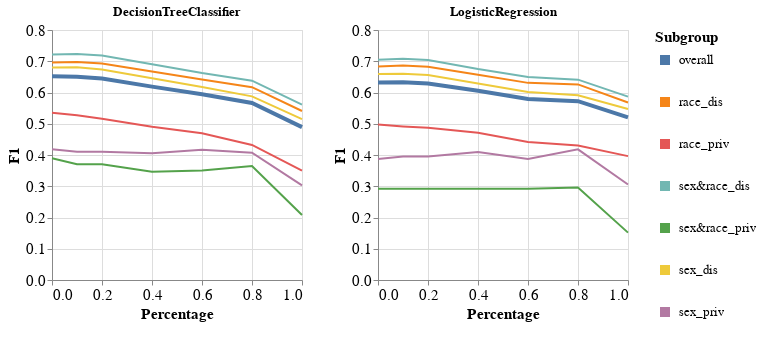

Notebook code for this chart:
### Code cell
visualizer.create_subgroups_grid_pct_lines_per_model_plot(subgroup_metric='F1',
                                                          target_preprocessing_technique=PREPROCESSING_TECHNIQUES[0],
                                                          model_names=MODEL_NAMES)

### Figure 1 — Vega-Lite specification as saved in the notebook (floating-point values rounded to 4 significant figures)
{"config": {"view": {"continuousWidth": 400, "continuousHeight": 300}, "axis": {"labelFontSize": 15, "titleFontSize": 15}, "legend": {"labelFontSize": 13, "symbolStrokeWidth": 10, "titleFontSize": 15}}, "vconcat": [{"hconcat": [{"mark": "line", "encoding": {"color": {"field": "Subgroup", "type": "nominal"}, "strokeWidth": {"condition": {"value": 4, "test": "datum.Subgroup == 'overall'"}, "value": 2}, "x": {"field": "Percentage", "type": "quantitative"}, "y": {"field": "Metric_Value", "title": "F1", "type": "quantitative"}}, "height": 250, "title": "DecisionTreeClassifier", "width": 250}, {"data": {"name": "data-8a85da267733768c77c856971235b5ae"}, "mark": "line", "encoding": {"color": {"field": "Subgroup", "type": "nominal"}, "strokeWidth": {"condition": {"value": 4, "test": "datum.Subgroup == 'overall'"}, "value": 2}, "x": {"field": "Percentage", "type": "quantitative"}, "y": {"field": "Metric_Value", "title": "F1", "type": "quantitative"}}, "height": 250, "title": "LogisticRegression", "width": 250}]}], "data": {"name": "data-9d2e470af03dc093687b3d5b158af50c"}, "$schema": "https://vega.github.io/schema/vega-lite/v4.17.0.json", "datasets": {"data-9d2e470af03dc093687b3d5b158af50c": [{"Model_Name": "DecisionTreeClassifier", "Test_Set_Index": 0.0, "Metric": "F1", "Subgroup": "overall", "Num_Estimators": 50.0, "Metric_Value": 0.6519, "Percentage": 0.0}, {"Model_Name": "DecisionTreeClassifier", "Test_Set_Index": 0.0, "Metric": "F1", "Subgroup": "race_dis", "Num_Estimators": 50.0, "Metric_Value": 0.6961, "Percentage": 0.0}, {"Model_Name": "DecisionTreeClassifier", "Test_Set_Index": 0.0, "Metric": "F1", "Subgroup": "race_priv", "Num_Estimators": 50.0, "Metric_Value": 0.5352, "Percentage": 0.0}, {"Model_Name": "DecisionTreeClassifier", "Test_Set_Index": 0.0, "Metric": "F1", "Subgroup": "sex&race_dis", "Num_Estimators": 50.0, "Metric_Value": 0.7213, "Percentage": 0.0}, {"Model_Name": "DecisionTreeClassifier", "Test_Set_Index": 0.0, "Metric": "F1", "Subgroup": "sex&race_priv", "Num_Estimators": 50.0, "Metric_Value": 0.3895, "Percentage": 0.0}, {"Model_Name": "DecisionTreeClassifier", "Test_Set_Index": 0.0, "Metric": "F1", "Subgroup": "sex_dis", "Num_Estimators": 50.0, "Metric_Value": 0.6802, "Percentage": 0.0}, {"Model_Name": "DecisionTreeClassifier", "Test_Set_Index": 0.0, "Metric": "F1", "Subgroup": "sex_priv", "Num_Estimators": 50.0, "Metric_Value": 0.4182, "Percentage": 0.0}, {"Model_Name": "DecisionTreeClassifier", "Test_Set_Index": 1.0, "Metric": "F1", "Subgroup": "overall", "Num_Estimators": 50.0, "Metric_Value": 0.6507, "Percentage": 0.1}, {"Model_Name": "DecisionTreeClassifier", "Test_Set_Index": 1.0, "Metric": "F1", "Subgroup": "race_dis", "Num_Estimators": 50.0, "Metric_Value": 0.6972, "Percentage": 0.1}, {"Model_Name": "DecisionTreeClassifier", "Test_Set_Index": 1.0, "Metric": "F1", "Subgroup": "race_priv", "Num_Estimators": 50.0, "Metric_Value": 0.5272, "Percentage": 0.1}, {"Model_Name": "DecisionTreeClassifier", "Test_Set_Index": 1.0, "Metric": "F1", "Subgroup": "sex&race_dis", "Num_Estimators": 50.0, "Metric_Value": 0.7232, "Percentage": 0.1}, {"Model_Name": "DecisionTreeClassifier", "Test_Set_Index": 1.0, "Metric": "F1", "Subgroup": "sex&race_priv", "Num_Estimators": 50.0, "Metric_Value": 0.3708, "Percentage": 0.1}, {"Model_Name": "DecisionTreeClassifier", "Test_Set_Index": 1.0, "Metric": "F1", "Subgroup": "sex_dis", "Num_Estimators": 50.0, "Metric_Value": 0.6804, "Percentage": 0.1}, {"Model_Name": "DecisionTreeClassifier", "Test_Set_Index": 1.0, "Metric": "F1", "Subgroup": "sex_priv", "Num_Estimators": 50.0, "Metric_Value": 0.4102, "Percentage": 0.1}, {"Model_Name": "DecisionTreeClassifier", "Test_Set_Index": 2.0, "Metric": "F1", "Subgroup": "overall", "Num_Estimators": 50.0, "Metric_Value": 0.6448, "Percentage": 0.2}, {"Model_Name": "DecisionTreeClassifier", "Test_Set_Index": 2.0, "Metric": "F1", "Subgroup": "race_dis", "Num_Estimators": 50.0, "Metric_Value": 0.693, "Percentage": 0.2}, {"Model_Name": "DecisionTreeClassifier", "Test_Set_Index": 2.0, "Metric": "F1", "Subgroup": "race_priv", "Num_Estimators": 50.0, "Metric_Value": 0.5162, "Percentage": 0.2}, {"Model_Name": "DecisionTreeClassifier", "Test_Set_Index": 2.0, "Metric": "F1", "Subgroup": "sex&race_dis", "Num_Estimators": 50.0, "Metric_Value": 0.7187, "Percentage": 0.2}, {"Model_Name": "DecisionTreeClassifier", "Test_Set_Index": 2.0, "Metric": "F1", "Subgroup": "sex&race_priv", "Num_Estimators": 50.0, "Metric_Value": 0.3708, "Percentage": 0.2}, {"Model_Name": "DecisionTreeClassifier", "Test_Set_Index": 2.0, "Metric": "F1", "Subgroup": "sex_dis", "Num_Estimators": 50.0, "Metric_Value": 0.6739, "Percentage": 0.2}, {"Model_Name": "DecisionTreeClassifier", "Test_Set_Index": 2.0, "Metric": "F1", "Subgroup": "sex_priv", "Num_Estimators": 50.0, "Metric_Value": 0.4102, "Percentage": 0.2}, {"Model_Name": "DecisionTreeClassifier", "Test_Set_Index": 3.0, "Metric": "F1", "Subgroup": "overall", "Num_Estimators": 50.0, "Metric_Value": 0.6189, "Percentage": 0.4}, {"Model_Name": "DecisionTreeClassifier", "Test_Set_Index": 3.0, "Metric": "F1", "Subgroup": "race_dis", "Num_Estimators": 50.0, "Metric_Value": 0.6674, "Percentage": 0.4}, {"Model_Name": "DecisionTreeClassifier", "Test_Set_Index": 3.0, "Metric": "F1", "Subgroup": "race_priv", "Num_Estimators": 50.0, "Metric_Value": 0.4904, "Percentage": 0.4}, {"Model_Name": "DecisionTreeClassifier", "Test_Set_Index": 3.0, "Metric": "F1", "Subgroup": "sex&race_dis", "Num_Estimators": 50.0, "Metric_Value": 0.6905, "Percentage": 0.4}, {"Model_Name": "DecisionTreeClassifier", "Test_Set_Index": 3.0, "Metric": "F1", "Subgroup": "sex&race_priv", "Num_Estimators": 50.0, "Metric_Value": 0.3463, "Percentage": 0.4}, {"Model_Name": "DecisionTreeClassifier", "Test_Set_Index": 3.0, "Metric": "F1", "Subgroup": "sex_dis", "Num_Estimators": 50.0, "Metric_Value": 0.6459, "Percentage": 0.4}, {"Model_Name": "DecisionTreeClassifier", "Test_Set_Index": 3.0, "Metric": "F1", "Subgroup": "sex_priv", "Num_Estimators": 50.0, "Metric_Value": 0.4054, "Percentage": 0.4}, {"Model_Name": "DecisionTreeClassifier", "Test_Set_Index": 4.0, "Metric": "F1", "Subgroup": "overall", "Num_Estimators": 50.0, "Metric_Value": 0.5946, "Percentage": 0.6}, {"Model_Name": "DecisionTreeClassifier", "Test_Set_Index": 4.0, "Metric": "F1", "Subgroup": "race_dis", "Num_Estimators": 50.0, "Metric_Value": 0.6419, "Percentage": 0.6}, {"Model_Name": "DecisionTreeClassifier", "Test_Set_Index": 4.0, "Metric": "F1", "Subgroup": "race_priv", "Num_Estimators": 50.0, "Metric_Value": 0.4693, "Percentage": 0.6}, {"Model_Name": "DecisionTreeClassifier", "Test_Set_Index": 4.0, "Metric": "F1", "Subgroup": "sex&race_dis", "Num_Estimators": 50.0, "Metric_Value": 0.6623, "Percentage": 0.6}, {"Model_Name": "DecisionTreeClassifier", "Test_Set_Index": 4.0, "Metric": "F1", "Subgroup": "sex&race_priv", "Num_Estimators": 50.0, "Metric_Value": 0.3505, "Percentage": 0.6}, {"Model_Name": "DecisionTreeClassifier", "Test_Set_Index": 4.0, "Metric": "F1", "Subgroup": "sex_dis", "Num_Estimators": 50.0, "Metric_Value": 0.6178, "Percentage": 0.6}, {"Model_Name": "DecisionTreeClassifier", "Test_Set_Index": 4.0, "Metric": "F1", "Subgroup": "sex_priv", "Num_Estimators": 50.0, "Metric_Value": 0.4167, "Percentage": 0.6}, {"Model_Name": "DecisionTreeClassifier", "Test_Set_Index": 5.0, "Metric": "F1", "Subgroup": "overall", "Num_Estimators": 50.0, "Metric_Value": 0.5667, "Percentage": 0.8}, {"Model_Name": "DecisionTreeClassifier", "Test_Set_Index": 5.0, "Metric": "F1", "Subgroup": "race_dis", "Num_Estimators": 50.0, "Metric_Value": 0.617, "Percentage": 0.8}, {"Model_Name": "DecisionTreeClassifier", "Test_Set_Index": 5.0, "Metric": "F1", "Subgroup": "race_priv", "Num_Estimators": 50.0, "Metric_Value": 0.4321, "Percentage": 0.8}, {"Model_Name": "DecisionTreeClassifier", "Test_Set_Index": 5.0, "Metric": "F1", "Subgroup": "sex&race_dis", "Num_Estimators": 50.0, "Metric_Value": 0.6379, "Percentage": 0.8}, {"Model_Name": "DecisionTreeClassifier", "Test_Set_Index": 5.0, "Metric": "F1", "Subgroup": "sex&race_priv", "Num_Estimators": 50.0, "Metric_Value": 0.365, "Percentage": 0.8}, {"Model_Name": "DecisionTreeClassifier", "Test_Set_Index": 5.0, "Metric": "F1", "Subgroup": "sex_dis", "Num_Estimators": 50.0, "Metric_Value": 0.5876, "Percentage": 0.8}, {"Model_Name": "DecisionTreeClassifier", "Test_Set_Index": 5.0, "Metric": "F1", "Subgroup": "sex_priv", "Num_Estimators": 50.0, "Metric_Value": 0.4072, "Percentage": 0.8}, {"Model_Name": "DecisionTreeClassifier", "Test_Set_Index": 6.0, "Metric": "F1", "Subgroup": "overall", "Num_Estimators": 50.0, "Metric_Value": 0.4893, "Percentage": 1.0}, {"Model_Name": "DecisionTreeClassifier", "Test_Set_Index": 6.0, "Metric": "F1", "Subgroup": "race_dis", "Num_Estimators": 50.0, "Metric_Value": 0.5408, "Percentage": 1.0}, {"Model_Name": "DecisionTreeClassifier", "Test_Set_Index": 6.0, "Metric": "F1", "Subgroup": "race_priv", "Num_Estimators": 50.0, "Metric_Value": 0.35, "Percentage": 1.0}, {"Model_Name": "DecisionTreeClassifier", "Test_Set_Index": 6.0, "Metric": "F1", "Subgroup": "sex&race_dis", "Num_Estimators": 50.0, "Metric_Value": 0.5611, "Percentage": 1.0}, {"Model_Name": "DecisionTreeClassifier", "Test_Set_Index": 6.0, "Metric": "F1", "Subgroup": "sex&race_priv", "Num_Estimators": 50.0, "Metric_Value": 0.2079, "Percentage": 1.0}, {"Model_Name": "DecisionTreeClassifier", "Test_Set_Index": 6.0, "Metric": "F1", "Subgroup": "sex_dis", "Num_Estimators": 50.0, "Metric_Value": 0.5146, "Percentage": 1.0}, {"Model_Name": "DecisionTreeClassifier", "Test_Set_Index": 6.0, "Metric": "F1", "Subgroup": "sex_priv", "Num_Estimators": 50.0, "Metric_Value": 0.303, "Percentage": 1.0}], "data-8a85da267733768c77c856971235b5ae": [{"Model_Name": "LogisticRegression", "Test_Set_Index": 0.0, "Metric": "F1", "Subgroup": "overall", "Num_Estimators": 50.0, "Metric_Value": 0.632, "Percentage": 0.0}, {"Model_Name": "LogisticRegression", "Test_Set_Index": 0.0, "Metric": "F1", "Subgroup": "race_dis", "Num_Estimators": 50.0, "Metric_Value": 0.6833, "Percentage": 0.0}, {"Model_Name": "LogisticRegression", "Test_Set_Index": 0.0, "Metric": "F1", "Subgroup": "race_priv", "Num_Estimators": 50.0, "Metric_Value": 0.4974, "Percentage": 0.0}, {"Model_Name": "LogisticRegression", "Test_Set_Index": 0.0, "Metric": "F1", "Subgroup": "sex&race_dis", "Num_Estimators": 50.0, "Metric_Value": 0.7049, "Percentage": 0.0}, {"Model_Name": "LogisticRegression", "Test_Set_Index": 0.0, "Metric": "F1", "Subgroup": "sex&race_priv", "Num_Estimators": 50.0, "Metric_Value": 0.2919, "Percentage": 0.0}, {"Model_Name": "LogisticRegression", "Test_Set_Index": 0.0, "Metric": "F1", "Subgroup": "sex_dis", "Num_Estimators": 50.0, "Metric_Value": 0.6589, "Percentage": 0.0}, {"Model_Name": "LogisticRegression", "Test_Set_Index": 0.0, "Metric": "F1", "Subgroup": "sex_priv", "Num_Estimators": 50.0, "Metric_Value": 0.3873, "Percentage": 0.0}, {"Model_Name": "LogisticRegression", "Test_Set_Index": 1.0, "Metric": "F1", "Subgroup": "overall", "Num_Estimators": 50.0, "Metric_Value": 0.6326, "Percentage": 0.1}, {"Model_Name": "LogisticRegression", "Test_Set_Index": 1.0, "Metric": "F1", "Subgroup": "race_dis", "Num_Estimators": 50.0, "Metric_Value": 0.6862, "Percentage": 0.1}, {"Model_Name": "LogisticRegression", "Test_Set_Index": 1.0, "Metric": "F1", "Subgroup": "race_priv", "Num_Estimators": 50.0, "Metric_Value": 0.4915, "Percentage": 0.1}, {"Model_Name": "LogisticRegression", "Test_Set_Index": 1.0, "Metric": "F1", "Subgroup": "sex&race_dis", "Num_Estimators": 50.0, "Metric_Value": 0.7081, "Percentage": 0.1}, {"Model_Name": "LogisticRegression", "Test_Set_Index": 1.0, "Metric": "F1", "Subgroup": "sex&race_priv", "Num_Estimators": 50.0, "Metric_Value": 0.2919, "Percentage": 0.1}, {"Model_Name": "LogisticRegression", "Test_Set_Index": 1.0, "Metric": "F1", "Subgroup": "sex_dis", "Num_Estimators": 50.0, "Metric_Value": 0.6598, "Percentage": 0.1}, {"Model_Name": "LogisticRegression", "Test_Set_Index": 1.0, "Metric": "F1", "Subgroup": "sex_priv", "Num_Estimators": 50.0, "Metric_Value": 0.3948, "Percentage": 0.1}, {"Model_Name": "LogisticRegression", "Test_Set_Index": 2.0, "Metric": "F1", "Subgroup": "overall", "Num_Estimators": 50.0, "Metric_Value": 0.6289, "Percentage": 0.2}, {"Model_Name": "LogisticRegression", "Test_Set_Index": 2.0, "Metric": "F1", "Subgroup": "race_dis", "Num_Estimators": 50.0, "Metric_Value": 0.6827, "Percentage": 0.2}, {"Model_Name": "LogisticRegression", "Test_Set_Index": 2.0, "Metric": "F1", "Subgroup": "race_priv", "Num_Estimators": 50.0, "Metric_Value": 0.487, "Percentage": 0.2}, {"Model_Name": "LogisticRegression", "Test_Set_Index": 2.0, "Metric": "F1", "Subgroup": "sex&race_dis", "Num_Estimators": 50.0, "Metric_Value": 0.7043, "Percentage": 0.2}, {"Model_Name": "LogisticRegression", "Test_Set_Index": 2.0, "Metric": "F1", "Subgroup": "sex&race_priv", "Num_Estimators": 50.0, "Metric_Value": 0.2919, "Percentage": 0.2}, {"Model_Name": "LogisticRegression", "Test_Set_Index": 2.0, "Metric": "F1", "Subgroup": "sex_dis", "Num_Estimators": 50.0, "Metric_Value": 0.6557, "Percentage": 0.2}, {"Model_Name": "LogisticRegression", "Test_Set_Index": 2.0, "Metric": "F1", "Subgroup": "sex_priv", "Num_Estimators": 50.0, "Metric_Value": 0.3948, "Percentage": 0.2}, {"Model_Name": "LogisticRegression", "Test_Set_Index": 3.0, "Metric": "F1", "Subgroup": "overall", "Num_Estimators": 50.0, "Metric_Value": 0.6056, "Percentage": 0.4}, {"Model_Name": "LogisticRegression", "Test_Set_Index": 3.0, "Metric": "F1", "Subgroup": "race_dis", "Num_Estimators": 50.0, "Metric_Value": 0.6569, "Percentage": 0.4}, {"Model_Name": "LogisticRegression", "Test_Set_Index": 3.0, "Metric": "F1", "Subgroup": "race_priv", "Num_Estimators": 50.0, "Metric_Value": 0.471, "Percentage": 0.4}, {"Model_Name": "LogisticRegression", "Test_Set_Index": 3.0, "Metric": "F1", "Subgroup": "sex&race_dis", "Num_Estimators": 50.0, "Metric_Value": 0.6751, "Percentage": 0.4}, {"Model_Name": "LogisticRegression", "Test_Set_Index": 3.0, "Metric": "F1", "Subgroup": "sex&race_priv", "Num_Estimators": 50.0, "Metric_Value": 0.2919, "Percentage": 0.4}, {"Model_Name": "LogisticRegression", "Test_Set_Index": 3.0, "Metric": "F1", "Subgroup": "sex_dis", "Num_Estimators": 50.0, "Metric_Value": 0.6288, "Percentage": 0.4}, {"Model_Name": "LogisticRegression", "Test_Set_Index": 3.0, "Metric": "F1", "Subgroup": "sex_priv", "Num_Estimators": 50.0, "Metric_Value": 0.4096, "Percentage": 0.4}, {"Model_Name": "LogisticRegression", "Test_Set_Index": 4.0, "Metric": "F1", "Subgroup": "overall", "Num_Estimators": 50.0, "Metric_Value": 0.5793, "Percentage": 0.6}, {"Model_Name": "LogisticRegression", "Test_Set_Index": 4.0, "Metric": "F1", "Subgroup": "race_dis", "Num_Estimators": 50.0, "Metric_Value": 0.6308, "Percentage": 0.6}, {"Model_Name": "LogisticRegression", "Test_Set_Index": 4.0, "Metric": "F1", "Subgroup": "race_priv", "Num_Estimators": 50.0, "Metric_Value": 0.4417, "Percentage": 0.6}, {"Model_Name": "LogisticRegression", "Test_Set_Index": 4.0, "Metric": "F1", "Subgroup": "sex&race_dis", "Num_Estimators": 50.0, "Metric_Value": 0.6497, "Percentage": 0.6}, {"Model_Name": "LogisticRegression", "Test_Set_Index": 4.0, "Metric": "F1", "Subgroup": "sex&race_priv", "Num_Estimators": 50.0, "Metric_Value": 0.2919, "Percentage": 0.6}, {"Model_Name": "LogisticRegression", "Test_Set_Index": 4.0, "Metric": "F1", "Subgroup": "sex_dis", "Num_Estimators": 50.0, "Metric_Value": 0.6018, "Percentage": 0.6}, {"Model_Name": "LogisticRegression", "Test_Set_Index": 4.0, "Metric": "F1", "Subgroup": "sex_priv", "Num_Estimators": 50.0, "Metric_Value": 0.3874, "Percentage": 0.6}, {"Model_Name": "LogisticRegression", "Test_Set_Index": 5.0, "Metric": "F1", "Subgroup": "overall", "Num_Estimators": 50.0, "Metric_Value": 0.5724, "Percentage": 0.8}, {"Model_Name": "LogisticRegression", "Test_Set_Index": 5.0, "Metric": "F1", "Subgroup": "race_dis", "Num_Estimators": 50.0, "Metric_Value": 0.6259, "Percentage": 0.8}, {"Model_Name": "LogisticRegression", "Test_Set_Index": 5.0, "Metric": "F1", "Subgroup": "race_priv", "Num_Estimators": 50.0, "Metric_Value": 0.4307, "Percentage": 0.8}, {"Model_Name": "LogisticRegression", "Test_Set_Index": 5.0, "Metric": "F1", "Subgroup": "sex&race_dis", "Num_Estimators": 50.0, "Metric_Value": 0.6411, "Percentage": 0.8}, {"Model_Name": "LogisticRegression", "Test_Set_Index": 5.0, "Metric": "F1", "Subgroup": "sex&race_priv", "Num_Estimators": 50.0, "Metric_Value": 0.2961, "Percentage": 0.8}, {"Model_Name": "LogisticRegression", "Test_Set_Index": 5.0, "Metric": "F1", "Subgroup": "sex_dis", "Num_Estimators": 50.0, "Metric_Value": 0.5912, "Percentage": 0.8}, {"Model_Name": "LogisticRegression", "Test_Set_Index": 5.0, "Metric": "F1", "Subgroup": "sex_priv", "Num_Estimators": 50.0, "Metric_Value": 0.4181, "Percentage": 0.8}, {"Model_Name": "LogisticRegression", "Test_Set_Index": 6.0, "Metric": "F1", "Subgroup": "overall", "Num_Estimators": 50.0, "Metric_Value": 0.5202, "Percentage": 1.0}, {"Model_Name": "LogisticRegression", "Test_Set_Index": 6.0, "Metric": "F1", "Subgroup": "race_dis", "Num_Estimators": 50.0, "Metric_Value": 0.5679, "Percentage": 1.0}, {"Model_Name": "LogisticRegression", "Test_Set_Index": 6.0, "Metric": "F1", "Subgroup": "race_priv", "Num_Estimators": 50.0, "Metric_Value": 0.3964, "Percentage": 1.0}, {"Model_Name": "LogisticRegression", "Test_Set_Index": 6.0, "Metric": "F1", "Subgroup": "sex&race_dis", "Num_Estimators": 50.0, "Metric_Value": 0.5866, "Percentage": 1.0}, {"Model_Name": "LogisticRegression", "Test_Set_Index": 6.0, "Metric": "F1", "Subgroup": "sex&race_priv", "Num_Estimators": 50.0, "Metric_Value": 0.1516, "Percentage": 1.0}, {"Model_Name": "LogisticRegression", "Test_Set_Index": 6.0, "Metric": "F1", "Subgroup": "sex_dis", "Num_Estimators": 50.0, "Metric_Value": 0.5472, "Percentage": 1.0}, {"Model_Name": "LogisticRegression", "Test_Set_Index": 6.0, "Metric": "F1", "Subgroup": "sex_priv", "Num_Estimators": 50.0, "Metric_Value": 0.3055, "Percentage": 1.0}]}}
